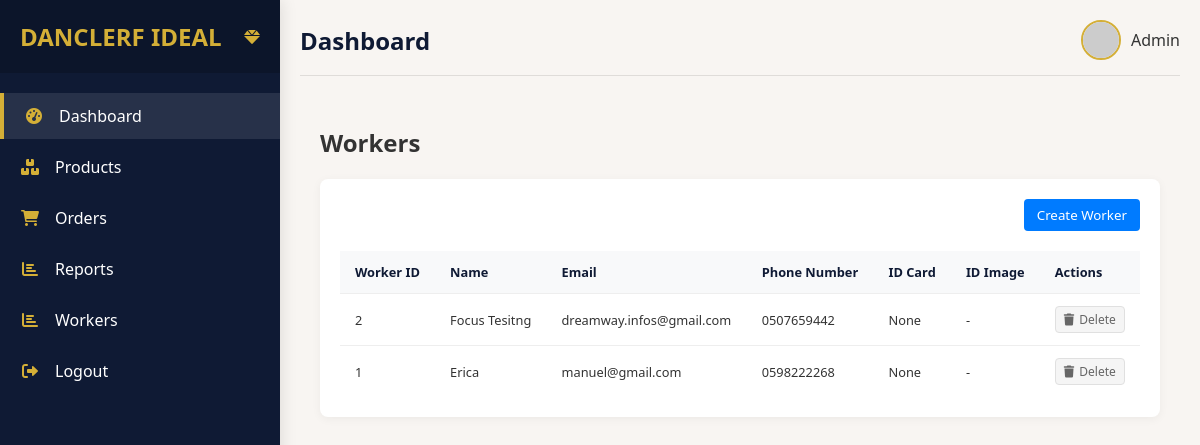
The app's page /workers/ (signed in) with its own data.
### shop/models/workers.py (models this page shows, shortened)
class Worker(BaseModel):
    ROLE_CHOICES = [
        ('Sales', 'Sales Personnel'),
        ('Admin', 'Admin'),
    ]
    user = models.ForeignKey(User, on_delete=models.CASCADE)
    role = models.CharField(max_length=20, choices=ROLE_CHOICES, null=True, blank=True)
    name = models.CharField(max_length=100)
    email = models.EmailField(null=True, blank=True)
    phone_number = models.CharField(max_length=100)
    id_card = models.CharField(max_length=100, null=True, blank=True)
    id_image = models.ImageField(null=True, blank=True)

### shop/views.py (the view)
# urls.py: path("workers/", workers, name="workers"),
@login_required
def workers(request):
    try:
        has_activated_account(request)
    except:
        pass
    workers = Worker.objects.all()
    form = CreateWorkerForm()
    return render(request, 'main/workers.html', {'workers': workers, 'form': form})

### shop/models/activate_accounts.py (called while the page is built)
    @classmethod
    def load(cls):
        obj, created = cls.objects.get_or_create(pk=1)
        return obj

### shop/utils.py (called while the page is built, shortened)
def has_activated_account(request):
    pos_config = POS.load()
    return None

### templates/main/workers.html (shortened to what this page needs)
{% extends 'main/base.html' %}
{% load static %}
{% block content %}
<div class="reports-container">
    <div class="reports-header">
        <h2>Workers</h2>
    </div>
    <div class="workers-container">
        <div class="header-actions">
            <button id="createWorkerBtn" class="btn btn-primary">Create Worker</button>
        </div>
        <div class="workers-table">
            <table>
                <thead>
                    <tr>
                        <th>Worker ID</th>
                        <th>Name</th>
                        <th>Email</th>
                        <th>Phone Number</th>
                        <th>ID Card</th>
                        <th>ID Image</th>
                        <th>Actions</th>
                    </tr>
                </thead>
                <tbody id="workersTableBody">
                    {% for worker in workers %}
                    <tr>
                        <td>{{ worker.id }}</td>
                        <td>{{ worker.name }}</td>
                        <td>{{ worker.email }}</td>
                        <td>{{ worker.phone_number }}</td>
                        <td>{{ worker.id_card }}</td>
                        <td>
                            {% if worker.id_image %}
                                <img src="{{ worker.id_image.url }}" alt="ID Image" class="id-image">
                            {% else %}
                                -
                            {% endif %}
                        </td>
                        <td>
                            <div class="action-buttons">
                                <a href="{% url 'delete_worker' worker.id %}" class="delete-btn">
                                    <i class="fas fa-trash"></i> Delete
                                </a>
                            </div>
                        </td>
                    </tr>
                    {% endfor %}
                </tbody>
            </table>
        </div>
    </div>
</div>
{% endblock content %}

### templates/main/base.html (style rules this page uses)
:root { --primary: #0F1A34; --secondary: #D4AF37; --bg: #F8F5F2; --accent: #800020; --success: #028A0F; --text: #333333; --sidebar-width: 280px; }
* { margin: 0; padding: 0; box-sizing: border-box; font-family: 'Segoe UI', Tahoma, Geneva, Verdana, sans-serif; }
body { background-color: var(--bg); color: var(--text); display: flex; min-height: 100vh; overflow-x: hidden; position: relative; }
table { width: 100%; border-collapse: collapse; min-width: 600px; }
table th { text-align: left; padding: 12px 15px; background: var(--bg); color: var(--primary); font-weight: 600; font-size: clamp(0.8rem, 1vw, 0.9rem); }
table td { padding: 12px 15px; border-bottom: 1px solid #eee; font-size: clamp(0.8rem, 1vw, 0.9rem); }
table tr:last-child td { border-bottom: none; }
.action-buttons { display: flex; gap: 8px; }
.action-buttons a { padding: 4px 8px; border-radius: 4px; font-size: 0.75rem; text-decoration: none; transition: all 0.2s; }
.action-buttons .delete-btn { background-color: #f5f5f5; color: #666; border: 1px solid #e0e0e0; }
.btn { padding: 10px 20px; border-radius: 4px; font-weight: 500; cursor: pointer; transition: all 0.2s; border: none; }
.btn-primary { background-color: var(--secondary); color: white; }

### templates/main/workers.html (style rules this page uses)
.reports-container { padding: 20px; max-width: 1200px; margin: 0 auto; }
.workers-container { background: white; border-radius: 8px; box-shadow: 0 2px 10px rgba(0,0,0,0.05); padding: 20px; margin-top: 20px; }
.header-actions { margin-bottom: 20px; display: flex; justify-content: flex-end; }
.workers-table { overflow-x: auto; }
.workers-table table { width: 100%; border-collapse: collapse; }
.workers-table th, .workers-table td { padding: 12px 15px; text-align: left; border-bottom: 1px solid #eee; }
.workers-table th { background: #f8f9fa; font-weight: 600; }
.action-buttons { display: flex; gap: 8px; }
.delete-btn { color: #dc3545; text-decoration: none; display: flex; align-items: center; gap: 5px; }
.btn { padding: 0.375rem 0.75rem; border-radius: 4px; cursor: pointer; border: 1px solid transparent; }
.btn-primary { background-color: #007bff; color: white; }

### records on screen
Worker: id "2", name "Focus Tesitng", email "dreamway.infos@gmail.com", phone_number "0507659442", id_card "None"
Worker: id "1", name "Erica", email "manuel@gmail.com", phone_number "0598222268", id_card "None"
